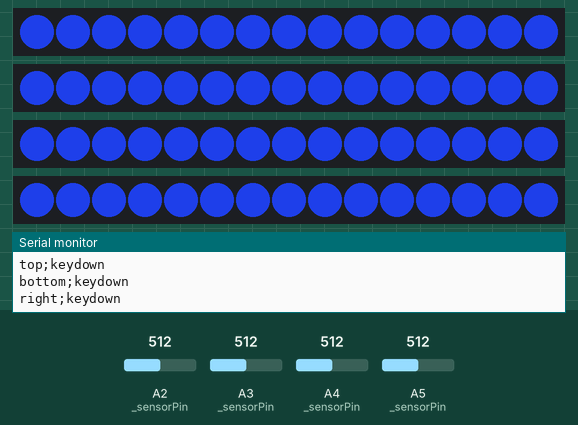
Recording of a sketch running on a simulated Arduino Leonardo, built with avr-gcc and run on an emulated ATmega32U4. Shown: 4 × 15 RGB LEDs in strip order, left to right, the last lines printed to the serial monitor. Inputs (shaded band) come from the test bench; at power-on: A2 (_sensorPin) = 512, A3 (_sensorPin) = 512, A4 (_sensorPin) = 512, A5 (_sensorPin) = 512. Dim RGB values are drawn brighter than linear.

Above: at 1.2 s.
1.3 s: A2 (_sensorPin) set to 290
At 3.52 s:
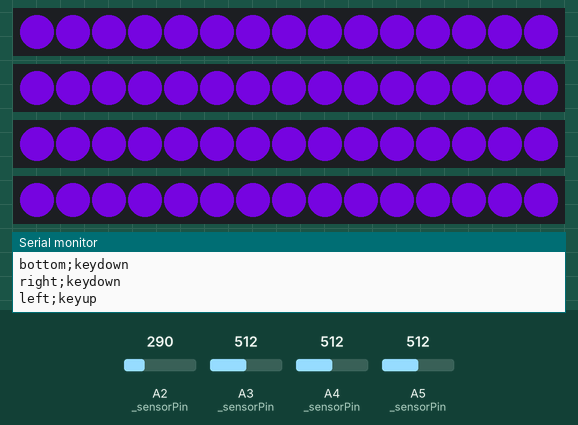
4.3 s: A3 (_sensorPin) set to 290
5.8 s: A4 (_sensorPin) set to 290
7.3 s: A5 (_sensorPin) set to 290
Timing chart, 0 to 9.8 s (numbered marks = the images above; inputs shaded):
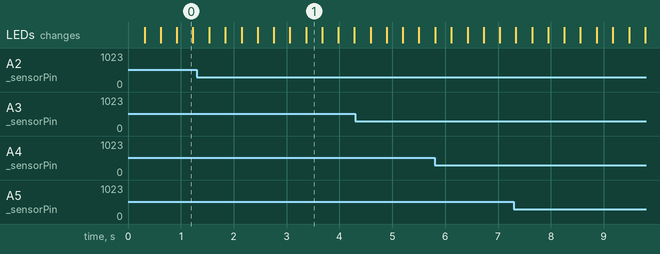

The sketch:

main.ino
```cpp
#include "Pad.h"
#include <FastLED.h>
#define NUM_LEDS 15

Pad left("left");
Pad top("top");
Pad bottom("bottom");
Pad right("right");

// incoming message
String fromApp;

// state
String prevState = "glow";
String state = "glow";
String currentSteps;
bool shouldResetGlow = true;

void setup() {
	Serial.begin(9600);
}

void loop() {
	// handle incoming message
	while (Serial.available()) {
		char recieved = Serial.read();
		if (recieved == '#') {
			handleMessage();
			fromApp = "";
		}
		else {
			fromApp += recieved;
		}
	}
	// switch to given state
	handleState();

	// read pads
	handlePads();

	// update leds
	update();
	delay(10);
}

void handleMessage() {
	// keep track of previous sendToMaster
	prevState = state;
	// off
	if (fromApp == "0") {
		state = "off";
	}
	// glow
	else if (fromApp == "1") {
		state = "glow";
		if (prevState != state) shouldResetGlow = true;
	}
	// leftRight
	else if (fromApp == "2") {
		state = "leftRight";
	}
	// left
	else if (fromApp == "3") {
		state = "right";
	}
	// all
	else if (fromApp == "4") {
		state = "all";
	}
	// left/top/bottom/right
	else {
		state = "play";
		currentSteps = fromApp;
	}
}

void handleState() {
	if (state == "glow") {
		EVERY_N_MILLISECONDS(30) {
			if (prevState != state && shouldResetGlow) {
				shouldResetGlow = false;
				left.ledBlue();
				top.ledBlue();
				right.ledBlue();
				bottom.ledBlue();
			}
			left.glow();
			top.glow();
			bottom.glow();
			right.glow();
		}
	}
	else if (state == "off" && prevState != state) {
		left.ledOff();
		top.ledOff();
		bottom.ledOff();
		right.ledOff();
	}
	else if (state == "leftRight" && prevState != state) {
		left.ledOn();
		top.ledOff();
		bottom.ledOff();
		right.ledOn();
	}
	else if (state == "right" && prevState != state) {
		left.ledOff();
		top.ledOff();
		bottom.ledOff();
		right.ledOn();
	}
	else if (state == "all" && prevState != state) {
		left.ledOn();
		top.ledOn();
		bottom.ledOn();
		right.ledOn();
	}
	else if (state == "play"){
		left.lightFromIndex(currentSteps.substring(0,1));
		top.lightFromIndex(currentSteps.substring(1,2));
		bottom.lightFromIndex(currentSteps.substring(2,3));
		right.lightFromIndex(currentSteps.substring(3,4));
	}
}

void handlePad(Pad &pad) {
	int padState = pad.read();
	if (padState > 0) {
		// keydown
		if (padState == 1) {
			Serial.print(pad.getDirection());
			Serial.println(";keydown");
			if (state == "all") pad.ledOff();
			else if (state == "left") pad.ledOff();
		}
		// keyup
		else if (padState == 2) {
			Serial.print(pad.getDirection());
			Serial.println(";keyup");
			if (state == "all") pad.ledOn();
		}
	}
}

void handlePads() {
	handlePad(left);
	handlePad(top);
	handlePad(bottom);
	handlePad(right);
}

void update() {
	left.update();
	top.update();
	bottom.update();
	right.update();
	FastLED.show();
}
```

Pad.cpp
```cpp
#include "Pad.h"

const int blue[3] = {2, 72, 209};
const int violet[3] = {91, 3, 159};
const int red[3] = {216, 8, 40};

Pad::Pad(String direction) :
	_direction(direction), _previous(false), _toViolet(true), _currentColor{2, 72, 209}, _flash(false) {

	_leds = new CRGB[NUM_LEDS];

	if (_direction == "left") {
		FastLED.addLeds<NEOPIXEL, 5>(_leds, NUM_LEDS);
		pinMode(A2, INPUT);
		_sensorPin = A2;
	}
	else if (_direction == "top") {
		FastLED.addLeds<NEOPIXEL, 4>(_leds, NUM_LEDS);
		pinMode(A3, INPUT);
		_sensorPin = A3;
	}
	else if (_direction == "right") {
		FastLED.addLeds<NEOPIXEL, 3>(_leds, NUM_LEDS);
		pinMode(A4, INPUT);
		_sensorPin = A4;
	}
	else if (_direction == "bottom") {
		FastLED.addLeds<NEOPIXEL, 2>(_leds, NUM_LEDS);
		pinMode(A5, INPUT);
		_sensorPin = A5;
	}
}

int Pad::read() {
	int state = 0;
	int current = analogRead(_sensorPin);
	if (current > 300 && _previous == false) state = 1;
	else if (current <= 300 && _previous == true) state = 2;
	_previous = current > 300;
	return state;
}

void Pad::ledViolet() {
	_currentColor[0] = violet[0];
	_currentColor[1] = violet[1];
	_currentColor[2] = violet[2];
}

void Pad::ledBlue() {
	_currentColor[0] = blue[0];
	_currentColor[1] = blue[1];
	_currentColor[2] = blue[2];
}

void Pad::ledOff() {
	_currentColor[0] = 0;
	_currentColor[1] = 0;
	_currentColor[2] = 0;
}

void Pad::ledOn() {
	if (_direction == "bottom" || _direction == "top") {
		ledViolet();
	}
	else {
		ledBlue();
	}
}

void Pad::ledError() {
	_currentColor[0] = red[0];
	_currentColor[1] = red[1];
	_currentColor[2] = red[2];
}

void Pad::lightFromIndex(String index) {
	if (index == "0") ledOff();
	else if (index == "1") ledOn();
	else if (index == "2") ledError();
}

void Pad::glow() {
	if (_toViolet) {
		_currentColor[0] = _currentColor[0] == violet[0] ? violet[0] : _currentColor[0] + 1;
		_currentColor[1] = _currentColor[1] == violet[1] ? violet[1] : _currentColor[1] - 1;
		_currentColor[2] = _currentColor[2] == violet[2] ? violet[2] : _currentColor[2] - 1;
		if (
			_currentColor[0] == violet[0] &&
			_currentColor[1] == violet[1] &&
			_currentColor[2] == violet[2]
		) {
			_toViolet = false;
		}
	}
	else {
		_currentColor[0] = _currentColor[0] == blue[0] ? blue[0] : _currentColor[0] - 1;
		_currentColor[1] = _currentColor[1] == blue[1] ? blue[1] : _currentColor[1] + 1;
		_currentColor[2] = _currentColor[2] == blue[2] ? blue[2] : _currentColor[2] + 1;
		if (
			_currentColor[0] == blue[0] &&
			_currentColor[1] == blue[1] &&
			_currentColor[2] == blue[2]
		) {
			_toViolet = true;
		}
	}
}

void Pad::update() {
	for(int i = 0; i < NUM_LEDS; i++ ) {
		_leds[i].r = _currentColor[0];
		_leds[i].g = _currentColor[1];
		_leds[i].b = _currentColor[2];
	}
}

CRGB* Pad::getLeds() {
	return _leds;
}

String Pad::getDirection() {
	return _direction;
}
```

Pad.h
```cpp
#ifndef Pad_H
#define Pad_H

#include <Arduino.h>
#include <FastLED.h>
#define NUM_LEDS 15

class Pad {
	private:
		int _sensorPin;
		int _ledPin;
		String _direction;
		CRGB* _leds;
		bool _previous;
		bool _toViolet;
		int _currentColor[3];
		bool _flash;

	public:
		Pad(String direction);
		int read();
		void ledViolet();
		void ledBlue();
		void ledOff();
		void ledOn();
		void ledError();
		void lightFromIndex(String index);
		void flash(String colorIndex);
		void glow();
		void update();
		CRGB* getLeds();
		String getDirection();
};

#endif
```
